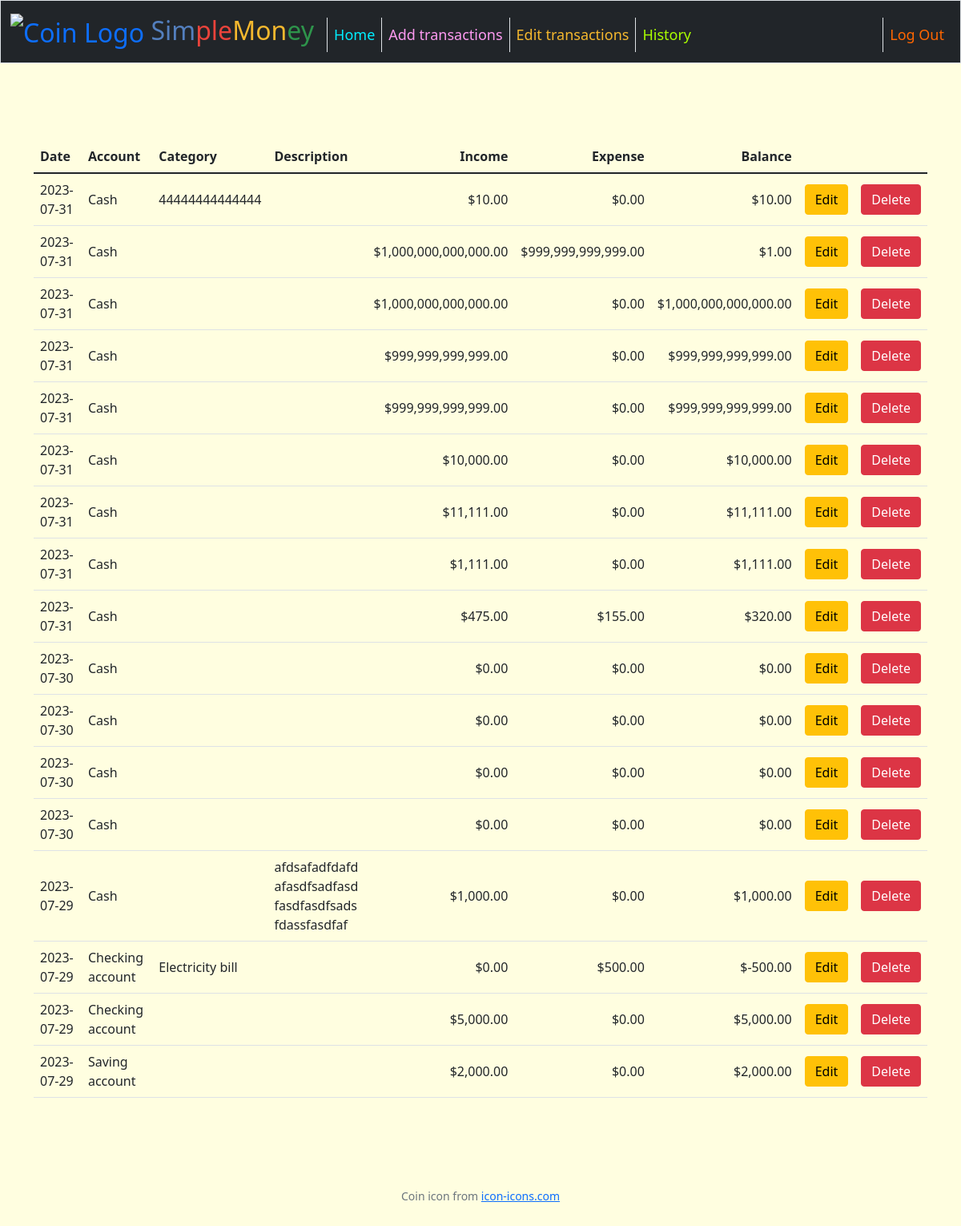
/edit_transactions (signed in), run on an earlier commit of the app's database.
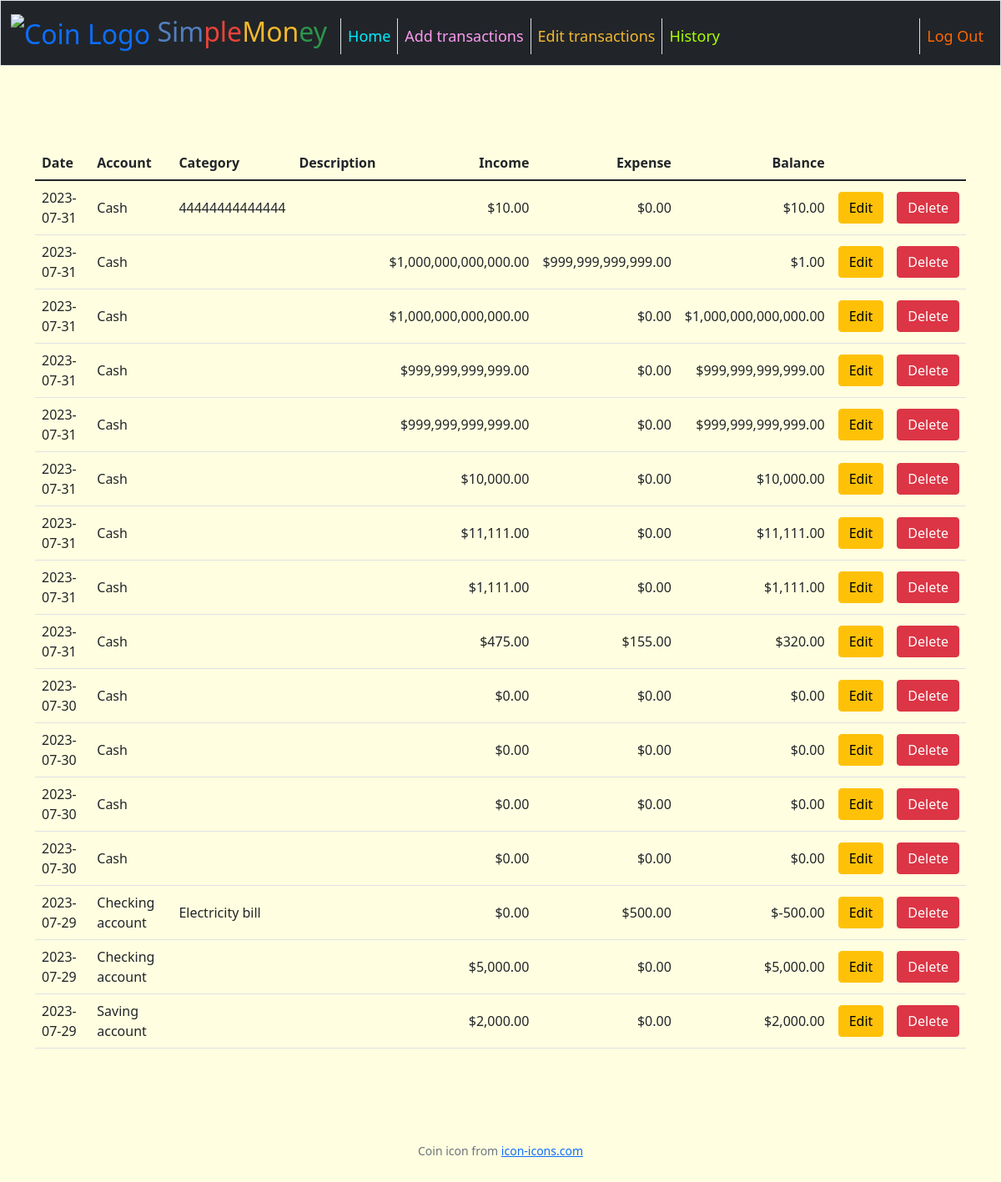
And on a later commit of the database.
### tables this page shows
CREATE TABLE transactions (
    id INTEGER PRIMARY KEY AUTOINCREMENT NOT NULL, 
    user_id INTEGER,
    date DATE,
    account	TEXT,
    category TEXT,
    description TEXT,
    income	REAL NOT NULL DEFAULT 0.00,
    expense	REAL NOT NULL DEFAULT 0.00,
    FOREIGN KEY(user_id) REFERENCES users(id)
    );

### app.py (the view, shortened to what this page needs)
@app.route("/edit_transactions", methods=["GET", "POST"])
@login_required
def edit_transactions():
    if request.method == "GET":
        user_id = session["user_id"]
        try:
            transactions_db = cur.execute(
                """SELECT * FROM transactions WHERE user_id = :user_id
                ORDER BY date DESC, id DESC""",
                {'user_id': user_id}
            )
            transactions_db = transactions_db.fetchall()
        except:
            return apology("Database error occurred", 500)
        for row in transactions_db:
            row["balance"] = row["income"] - row["expense"]
        return render_template("edit_transactions.html", transactions_db=transactions_db)
    else:
        return apology("An error occurred", 500)

### app.py (called while the page is built)
def dict_factory(cursor, row):
    fields = [column[0] for column in cursor.description]
    return {key: value for key, value in zip(fields, row)}

@app.after_request
def after_request(response):
    response.headers["Cache-Control"] = "no-cache, no-store, must-revalidate"
    response.headers["Expires"] = 0
    response.headers["Pragma"] = "no-cache"
    return response

### helpers.py (called while the page is built)
def login_required(f):
    @wraps(f)
    def decorated_function(*args, **kwargs):
        if session.get("user_id") is None:
            return redirect("/login")
        return f(*args, **kwargs)
    return decorated_function

def usd(value):
    return f"${value:,.2f}"

### templates/edit_transactions.html (shortened to what this page needs)
{% extends "layout.html" %}
{% block main %}
    <main class="container py-5 text-center">
        <table class="table">
            <thead>
                <tr>
                    <th class="text-start">Date</th>
                    <th class="text-start">Account</th>
                    <th class="text-start">Category</th>
                    <th class="text-start">Description</th>
                    <th class="text-end">Income</th>
                    <th class="text-end">Expense</th>
                    <th class="text-end">Balance</th>
                    <th></th>
                    <th></th>
                </tr>
            </thead>
            <tbody>
                {% for row in transactions_db %}
                    <tr>
                        <td class="text-start">{{ row["date"] }}</td>
                        <td class="text-start">{{ row["account"] }}</td>
                        <td class="text-start">{{ row["category"] }}</td>
                        <td id="transaction-description" class="text-start text-break">{{ row["description"] }}</td>
                        <td class="text-end">{{ row["income"] | usd }}</td>
                        <td class="text-end">{{ row["expense"] | usd }}</td>
                        <td class="text-end">{{ row["balance"] | usd }}</td>
                        <td>
                            <form action="/editing_transaction" method="post">
                                <button class="btn btn-warning" type="submit" name="transaction_to_edit" value="{{ row }}">Edit</button>
                            </form>
                        </td>
                        <td>
                            <form action="/delete_transaction" method="post" onsubmit="return confirm('Are you sure you want to delete this transaction?')">
                                <button class="btn btn-danger" type="submit" name="transaction_to_delete_id" value="{{ row['id'] }}">Delete</button>
                            </form>
                        </td>
                    </tr>
                {% endfor %}
            </tbody>
        </table>
    </main>
{% endblock %}

What changed in the data, as far as the page shows it:
removed transactions: date "2023-07-29", account "Cash", description "afdsafadfdafdafasdfsadfasdfasdfasdfsadsfdassfasdfaf", income "$1,000.00", expense "$0.00", balance "$1,000.00", {{ row['id'] }} 15 (drawn)
